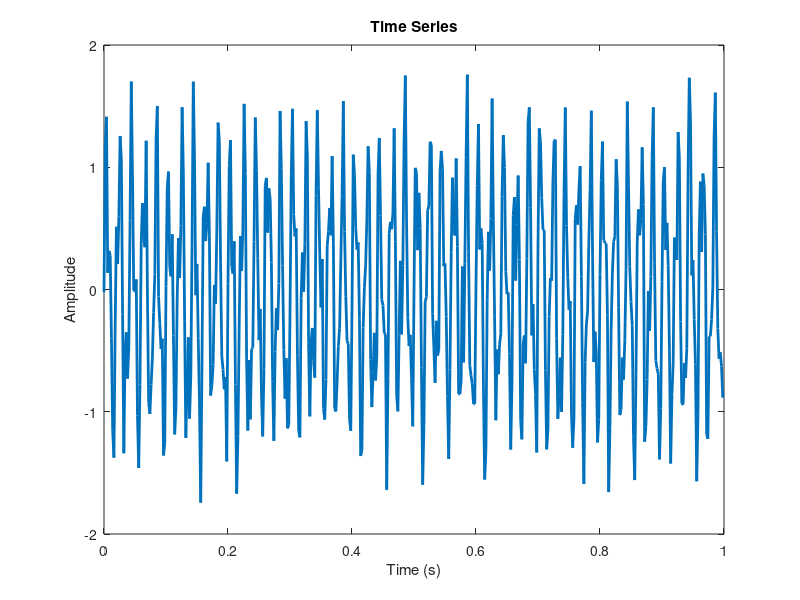

The MATLAB source for this figure: (Note: this script raises an error after producing the figure.)
% Fourier Analysis of a Time Series
% (C) 2025 Moo K. Chung
% University of Wisconsin-Madison
%
% Update history
% 2025 Febuary 2: created

% Nyquist-Shannon Sampling Theorem states that a continuous 
% signal can be completely reconstructed from its sampled 
% version if it is sampled at a rate at least twice its 
% highest frequency component. 

% Generate a sample time series (sum of sinusoids with noise)
fs = 500;  % Sampling frequency in Hertz (Hz) represents 
% the number of cycles per second of a periodic signal. 
%% Hence we can model time series data with up to 250 HZ. 
% It describes how fast a signal oscillates over time. 
% A frequency of 1 Hz means that a wave completes one 
% full cycle per second, while a frequency of 50 Hz means
% the wave repeats 50 times per second.

T = 1;      % Total duration in seconds
t = 0:1/fs:(T-1/fs); % Time points where time series x will be analyzed
x = sin(2*pi*50*t) + 0.5*sin(2*pi*120*t) + 0.2*randn(size(t)); % Signal with noise

figure;
plot(t, x, 'LineWidth', 2);
xlabel('Time (s)');
ylabel('Amplitude');
title('Time Series');
figure_bigger(30)


% Discrete Fourier Transform
X = fft(x); 
N = length(x); 
freq = (0:N-1)*(fs/N); % Frequency vector

% Compute the magnitude of the spectrum
X_mag = abs(X)/N; % Normalize by N
X_mag = X_mag(1:N/2); % Take the first half (positive frequencies)
freq = freq(1:N/2);   % Corresponding frequency axis

% Identify multiple prominent frequencies using findpeaks
num_peaks = 2; % Number of prominent frequencies to detect
[pks, locs] = findpeaks(X_mag, 'SortStr', 'descend', 'NPeaks', num_peaks);
dominant_freqs = freq(locs);

% Plot the Fourier Transform magnitude spectrum
figure
plot(freq, X_mag, 'b', 'LineWidth', 1.5);
xlabel('Frequency (Hz)');
ylabel('Magnitude: Fourier Transform');
grid on; hold on;

% Mark the most prominent frequencies
plot(dominant_freqs, pks, 'ro', 'MarkerSize', 8, 'LineWidth', 2);
for i = 1:num_peaks
    text(dominant_freqs(i), pks(i), sprintf(' %.1f Hz', dominant_freqs(i)), 'VerticalAlignment', 'bottom', 'FontSize', 30);
end
hold off; figure_bigger(30)


% Define STFT parameters
window_length = 50;  
% Window size in samples (defines how much of the signal is analyzed at a time)
% A larger window gives better frequency resolution but worse time resolution.
% A smaller window improves time resolution but results in poor frequency resolution.

overlap = window_length - 1; %one time point at a time. 

%overlap = window_length / 2; 
nfft = 512;  
% Number of FFT points (defines frequency resolution)
% This determines how finely frequencies are resolved in 
% the spectrogram. Choosing `nfft` greater than `window_length` 
% results in zero-padding, which can provide better spectral 
% interpolation but does not increase actual frequency resolution.
% Choosing `nfft` smaller than `window_length` may cause 
% aliasing or resolution loss.

% Compute the spectrogram
[S, F, T_S, P] = spectrogram(x, window_length, overlap, nfft, fs);

% Convert power to dB scale
% The power in decibels (dB) is computed using the logarithm 
% of the power spectrum:
% decibel = 10 * log10 (Power spectrum)

P_dB = 10*log10(abs(P) + eps); % Adding eps to avoid log(0)
% eps = 2.2204e-16; numerical accuracy of MATLAB. 
% This can be adjusted manually.

% Plot the spectrogram
figure;
imagesc(T_S, F, P_dB);
axis xy; % Ensure frequency is on the y-axis
xlabel('Time (s)');
ylabel('Frequency (Hz)');
title('Spectrogram');
figure_bigger(30)
colorbar; colormap jet;
ylim([0 250]); 